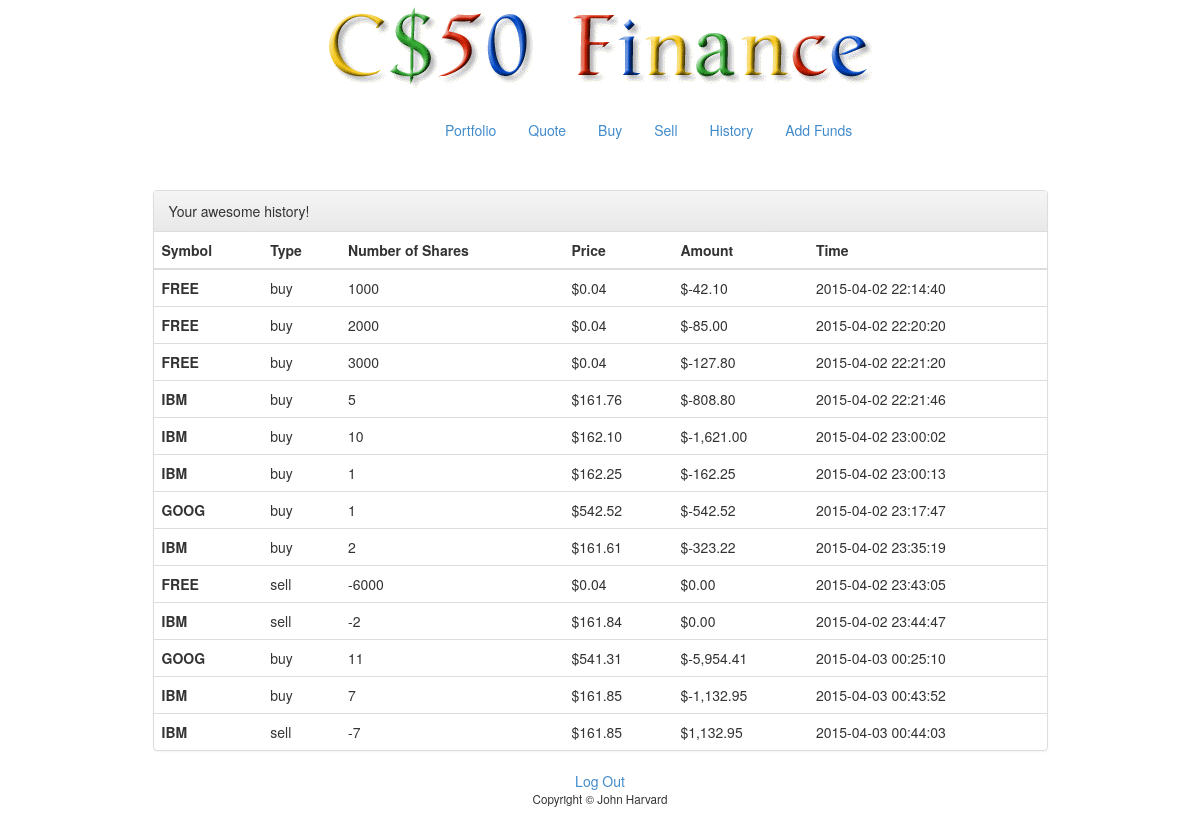
The app's page /history.php (signed in) with its own data.
### tables this page shows
CREATE TABLE `transactions` (
  `id` int(10) unsigned NOT NULL AUTO_INCREMENT,
  `user_id` int(10) unsigned NOT NULL,
  `type` varchar(10) NOT NULL,
  `symbol` varchar(10) NOT NULL,
  `price` decimal(10,4) NOT NULL,
  `number_of_shares` int(10) NOT NULL,
  `created_at` timestamp NOT NULL DEFAULT CURRENT_TIMESTAMP ON UPDATE CURRENT_TIMESTAMP,
  `amount` decimal(65,4) NOT NULL,
  PRIMARY KEY (`id`)
);

### templates/history.php (the view)
<div class="col-md-10 col-md-offset-1">
	<div class="panel panel-default">
	  <div class="panel-heading">Your awesome history!</div>
	  <table id="history" class="table">
	  	<thead>
	  		<tr>
		  		<th>Symbol</th>
		  		<th>Type</th>
		  		<th>Number of Shares</th>
		  		<th>Price</th>
		  		<th>Amount</th>
		  		<th>Time</th>
		  	</tr>
	  	</thead>
	  	<tbody>
		  	<?php foreach($transactions as $transaction) : ?>
		  		<tr>
		  			<th> <?= $transaction["symbol"] ?> </th>
		  			<td> <?= $transaction["type"] ?> </th>
		  			<td> <?= $transaction["number_of_shares"] ?> </td>
		  			<td> <?= "$". money_format("%i", $transaction["price"]) ?> </td>
		  			<td> <?= "$". money_format("%i", $transaction["amount"]) ?> </td>
		  			<td> <?= $transaction["created_at"] ?> </td>
		  		</tr>
		  	<?php endforeach ?>
	  	</tbody>
	  </table>
	</div>
	<div class="logout">
	    <a href="logout.php">Log Out</a>
	</div>
</div>

### public/history.php (shortened to what this page needs)
<?php
    if ($_SERVER["REQUEST_METHOD"] == "GET")
    {
    	$transactions = query("SELECT * FROM transactions WHERE user_id = ?", user_id());
        render("history.php", ["title" => "Your History", "transactions" => $transactions]);
    }
    else if ($_SERVER["REQUEST_METHOD"] == "POST")
    {
    	apologize("Post to this route is not valid.");
    }
?>

### includes/functions.php (shortened to what this page needs)
<?php
    function query()
    {
        $sql = func_get_arg(0);
        $parameters = array_slice(func_get_args(), 1);
        static $handle;
        if (!isset($handle))
        {
            try
            {
                $handle = new PDO("mysql:dbname=" . DATABASE . ";host=" . SERVER, USERNAME, PASSWORD);
                $handle->setAttribute(PDO::ATTR_EMULATE_PREPARES, false);
            }
            catch (Exception $e)
            {
                trigger_error($e->getMessage(), E_USER_ERROR);
                exit;
            }
        }
        $statement = $handle->prepare($sql);
        $results = $statement->execute($parameters);
        if ($results !== false)
        {
            return $statement->fetchAll(PDO::FETCH_ASSOC);
        }
        else
        {
            return false;
        }
    }
    function render($template, $values = [])
    {
        if (file_exists("../templates/$template"))
        {
            extract($values);
            require("../templates/header.php");
            require ("../templates/nav.php");
            require("../templates/$template");
            require("../templates/footer.php");
        }
        else
        {
            trigger_error("Invalid template: $template", E_USER_ERROR);
        }
    }
?>

### templates/header.php (shortened to what this page needs)
<!DOCTYPE html>
<html>
    <head>
        <link href="/css/bootstrap.min.css" rel="stylesheet"/>
        <link href="/css/bootstrap-theme.min.css" rel="stylesheet"/>
        <link href="/css/styles.css" rel="stylesheet"/>
    </head>
    <body>
        <div class="container">
            <div id="top" style="margin: auto;">
                <a href="/"><img id="logo" alt="C$50 Finance" src="/img/logo.gif"/></a>
            </div>
            <div id="middle">
                <div class="col-md-12">

### templates/nav.php (shortened to what this page needs)
<?php if (isset($_SESSION["id"])) : ?>
	<div class="col-md-6 col-md-offset-4">
		<ul class="nav nav-pills">
		  <li><a href="/index.php">Portfolio</a></li>
		  <li><a href="/quote.php">Quote</a></li>
		  <li><a href="/buy.php">Buy</a></li>
		  <li><a href="/sell.php">Sell</a></li>
		  <li><a href="/history.php">History</a></li>
		  <li><a href="/add_funds.php">Add Funds</a></li>
		</ul>
	</div>
<?php endif; ?>

### templates/footer.php
            	</div>
            </div>
            <div id="bottom" style="text-align: center;">
                Copyright &#169; John Harvard
            </div>
        </div>
    </body>
</html>

### public/css/styles.css (style rules this page uses)
.container { margin-left: auto; margin-right: auto; }
#bottom { font-size: smaller; margin: 20px; }
#logo { display: block; margin: auto; }
.logout { text-align: center; }

### records on screen
transactions: symbol "FREE", type "buy", number_of_shares "1000", price "0.04", amount "-42.10", created_at "2015-04-02 22:14:40"
transactions: symbol "FREE", type "buy", number_of_shares "2000", price "0.04", amount "-85.00", created_at "2015-04-02 22:20:20"
transactions: symbol "FREE", type "buy", number_of_shares "3000", price "0.04", amount "-127.80", created_at "2015-04-02 22:21:20"
transactions: symbol "IBM", type "buy", number_of_shares "5", price "161.76", amount "-808.80", created_at "2015-04-02 22:21:46"
transactions: symbol "IBM", type "buy", number_of_shares "10", price "162.10", amount "-1,621.00", created_at "2015-04-02 23:00:02"
transactions: symbol "IBM", type "buy", number_of_shares "1", price "162.25", amount "-162.25", created_at "2015-04-02 23:00:13"
transactions: symbol "GOOG", type "buy", number_of_shares "1", price "542.52", amount "-542.52", created_at "2015-04-02 23:17:47"
transactions: symbol "IBM", type "buy", number_of_shares "2", price "161.61", amount "-323.22", created_at "2015-04-02 23:35:19"
transactions: symbol "FREE", type "sell", number_of_shares "-6000", price "0.04", amount "0.00", created_at "2015-04-02 23:43:05"
transactions: symbol "IBM", type "sell", number_of_shares "-2", price "161.84", amount "0.00", created_at "2015-04-02 23:44:47"
transactions: symbol "GOOG", type "buy", number_of_shares "11", price "541.31", amount "-5,954.41", created_at "2015-04-03 00:25:10"
transactions: symbol "IBM", type "buy", number_of_shares "7", price "161.85", amount "-1,132.95", created_at "2015-04-03 00:43:52"
transactions: symbol "IBM", type "sell", number_of_shares "-7", price "161.85", amount "1,132.95", created_at "2015-04-03 00:44:03"
